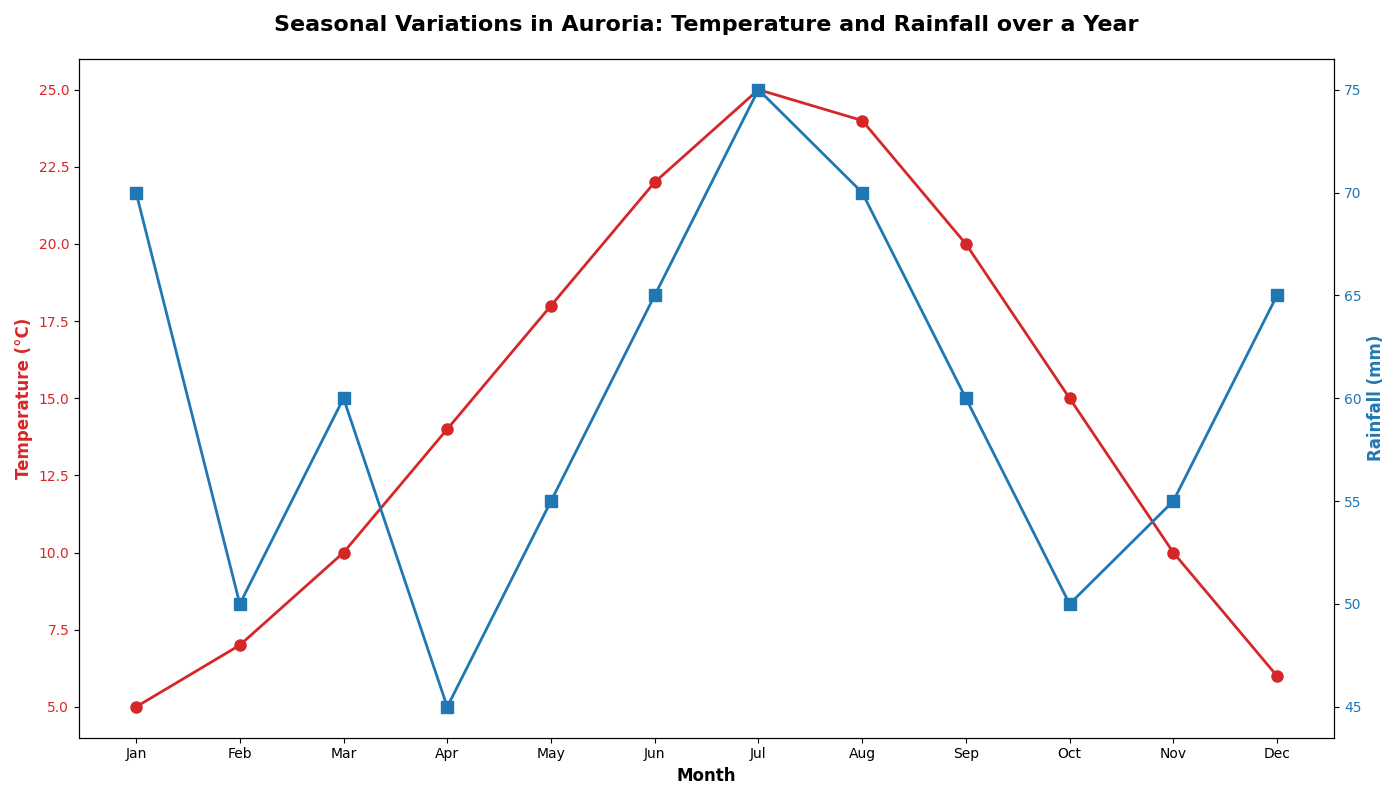

Write Python code to recreate this figure.
import matplotlib.pyplot as plt
import numpy as np

# Data for average monthly temperatures (Celsius) and rainfall (mm)
months = np.array(['Jan', 'Feb', 'Mar', 'Apr', 'May', 'Jun', 'Jul', 'Aug', 'Sep', 'Oct', 'Nov', 'Dec'])
temperatures = np.array([5, 7, 10, 14, 18, 22, 25, 24, 20, 15, 10, 6])
rainfall = np.array([70, 50, 60, 45, 55, 65, 75, 70, 60, 50, 55, 65])

# Create the figure and main subplot
fig, ax1 = plt.subplots(figsize=(14, 8))

# Plot the temperature data as a line plot
color = 'tab:red'
ax1.set_xlabel('Month', fontsize=12, fontweight='bold')
ax1.set_ylabel('Temperature (°C)', fontsize=12, fontweight='bold', color=color)
ax1.plot(months, temperatures, color=color, marker='o', markersize=8, linestyle='-', linewidth=2)
ax1.tick_params(axis='y', labelcolor=color)

# Create a twin y-axis to plot the rainfall data
ax2 = ax1.twinx()
color = 'tab:blue'
ax2.set_ylabel('Rainfall (mm)', fontsize=12, fontweight='bold', color=color)
ax2.plot(months, rainfall, color=color, marker='s', markersize=8, linestyle='-', linewidth=2)
ax2.tick_params(axis='y', labelcolor=color)

# Title and layout adjustments
plt.title('Seasonal Variations in Auroria: Temperature and Rainfall over a Year', fontsize=16, fontweight='bold', pad=20)
fig.tight_layout()

# Display the plot
plt.show()
